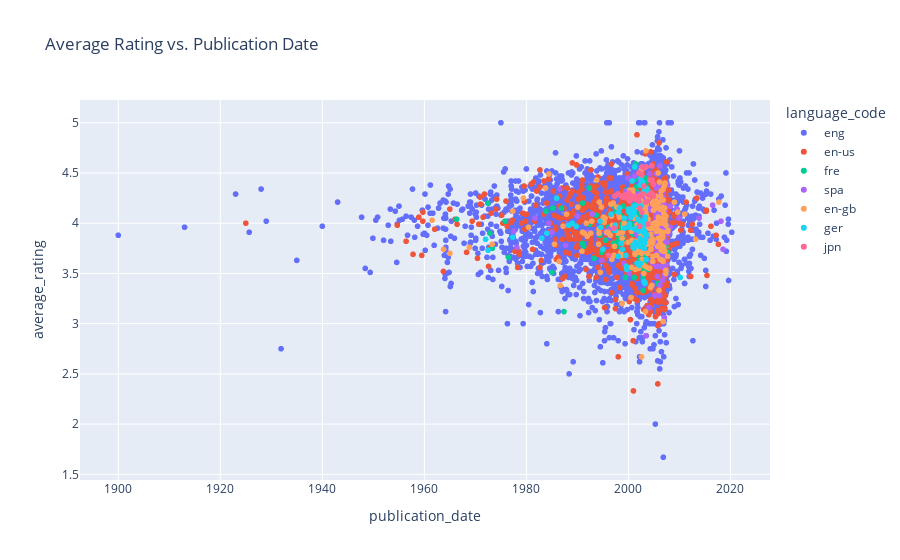

This figure's notebook cell:
### Code cell
px.scatter(data_frame=books, x='publication_date', y='average_rating', color='language_code', title='Average Rating vs. Publication Date')

### Figure 1 — Plotly figure (JSON) as saved in the notebook; plotly's stock layout.template omitted (floating-point values rounded to 4 significant figures; data arrays with more than 128 entries replaced by an {"elided": "..."} marker saying what was removed)
{"data": [{"hovertemplate": "language_code=eng<br>publication_date=%{x}<br>average_rating=%{y}<extra></extra>", "legendgroup": "eng", "marker": {"color": "#636efa", "symbol": "circle"}, "mode": "markers", "name": "eng", "showlegend": true, "type": "scattergl", "x": {"elided": "8754 str values"}, "xaxis": "x", "y": {"elided": "8754 float values"}, "yaxis": "y"}, {"hovertemplate": "language_code=en-us<br>publication_date=%{x}<br>average_rating=%{y}<extra></extra>", "legendgroup": "en-us", "marker": {"color": "#EF553B", "symbol": "circle"}, "mode": "markers", "name": "en-us", "showlegend": true, "type": "scattergl", "x": {"elided": "1399 str values"}, "xaxis": "x", "y": {"elided": "1399 float values"}, "yaxis": "y"}, {"hovertemplate": "language_code=fre<br>publication_date=%{x}<br>average_rating=%{y}<extra></extra>", "legendgroup": "fre", "marker": {"color": "#00cc96", "symbol": "circle"}, "mode": "markers", "name": "fre", "showlegend": true, "type": "scattergl", "x": {"elided": "133 str values"}, "xaxis": "x", "y": {"elided": "133 float values"}, "yaxis": "y"}, {"hovertemplate": "language_code=spa<br>publication_date=%{x}<br>average_rating=%{y}<extra></extra>", "legendgroup": "spa", "marker": {"color": "#ab63fa", "symbol": "circle"}, "mode": "markers", "name": "spa", "showlegend": true, "type": "scattergl", "x": {"elided": "209 str values"}, "xaxis": "x", "y": {"elided": "209 float values"}, "yaxis": "y"}, {"hovertemplate": "language_code=en-gb<br>publication_date=%{x}<br>average_rating=%{y}<extra></extra>", "legendgroup": "en-gb", "marker": {"color": "#FFA15A", "symbol": "circle"}, "mode": "markers", "name": "en-gb", "showlegend": true, "type": "scattergl", "x": {"elided": "211 str values"}, "xaxis": "x", "y": {"elided": "211 float values"}, "yaxis": "y"}, {"hovertemplate": "language_code=ger<br>publication_date=%{x}<br>average_rating=%{y}<extra></extra>", "legendgroup": "ger", "marker": {"color": "#19d3f3", "symbol": "circle"}, "mode": "markers", "name": "ger", "showlegend": true, "type": "scattergl", "x": ["2002-02-01T00:00:00", "1994-06-01T00:00:00", "2003-03-01T00:00:00", "2002-08-01T00:00:00", "1997-05-27T00:00:00", "2002-08-01T00:00:00", "2003-09-01T00:00:00", "2002-02-01T00:00:00", "2003-02-01T00:00:00", "1999-07-01T00:00:00", "2003-08-01T00:00:00", "2000-03-01T00:00:00", "1985-12-05T00:00:00", "1997-06-01T00:00:00", "1998-11-02T00:00:00", "1983-01-01T00:00:00", "1988-05-05T00:00:00", "2003-02-01T00:00:00", "2002-05-11T00:00:00", "1995-01-01T00:00:00", "1999-03-28T00:00:00", "1998-08-01T00:00:00", "2000-02-01T00:00:00", "2001-02-01T00:00:00", "1984-01-01T00:00:00", "2002-03-01T00:00:00", "2000-04-01T00:00:00", "2003-02-01T00:00:00", "2003-02-20T00:00:00", "2001-08-01T00:00:00", "2002-08-01T00:00:00", "1999-09-01T00:00:00", "2003-04-01T00:00:00", "2002-04-01T00:00:00", "1998-04-01T00:00:00", "2002-10-01T00:00:00", "2002-06-01T00:00:00", "2002-05-01T00:00:00", "1972-01-01T00:00:00", "2001-03-01T00:00:00", "1996-08-01T00:00:00", "2000-01-01T00:00:00", "2001-10-01T00:00:00", "2001-09-01T00:00:00", "2002-07-01T00:00:00", "2001-05-01T00:00:00", "2003-04-01T00:00:00", "2003-02-01T00:00:00", "2001-02-01T00:00:00", "1977-04-21T00:00:00", "1989-01-01T00:00:00", "2002-12-01T00:00:00", "2003-03-01T00:00:00", "2001-02-01T00:00:00", "2010-02-22T00:00:00", "1989-10-01T00:00:00", "2002-01-01T00:00:00", "2001-03-01T00:00:00", "2002-04-02T00:00:00", "2003-05-01T00:00:00", "2003-02-01T00:00:00", "2001-09-01T00:00:00", "2000-07-01T00:00:00", "1998-01-31T00:00:00", "2002-02-01T00:00:00", "1994-08-01T00:00:00", "2001-04-01T00:00:00", "2002-04-01T00:00:00", "2000-12-01T00:00:00", "1999-08-01T00:00:00", "1972-06-23T00:00:00", "1998-01-01T00:00:00", "2003-07-01T00:00:00", "1999-04-01T00:00:00", "2003-02-01T00:00:00", "2000-12-01T00:00:00", "2001-11-01T00:00:00", "2000-09-30T00:00:00", "2002-08-31T00:00:00", "2001-04-01T00:00:00", "2002-10-01T00:00:00", "2002-09-01T00:00:00", "2003-02-20T00:00:00", "2002-03-01T00:00:00", "2002-09-01T00:00:00", "2003-04-01T00:00:00", "2003-05-01T00:00:00"], "xaxis": "x", "y": [3.58, 4.02, 4.33, 4.42, 3.93, 3.97, 4.34, 3.96, 3.98, 3.68, 3.88, 3.99, 4.25, 3.98, 3.74, 3.85, 3.98, 4.03, 3.6, 3.74, 3.95, 3.8, 4.11, 4.17, 3.9, 4.21, 3.96, 3.83, 3.8, 3.8, 3.82, 3.54, 4.03, 3.79, 4.15, 4.41, 4.45, 4.38, 3.84, 4.12, 4.09, 4.14, 4.18, 4.23, 4.17, 3.81, 3.4, 3.75, 4.09, 3.86, 4, 4.3, 3.92, 3.75, 3.46, 3.97, 3.96, 3.79, 4.01, 4.06, 3.92, 3.6, 4.06, 4.11, 3.92, 3.96, 3.94, 3.85, 4.16, 3.57, 3.73, 3.67, 3.64, 4.05, 3.42, 3.76, 4.04, 4.42, 4.56, 4.56, 3.94, 3.93, 3.9, 3.77, 3.77, 4.31, 3.84], "yaxis": "y"}, {"hovertemplate": "language_code=jpn<br>publication_date=%{x}<br>average_rating=%{y}<extra></extra>", "legendgroup": "jpn", "marker": {"color": "#FF6692", "symbol": "circle"}, "mode": "markers", "name": "jpn", "showlegend": true, "type": "scattergl", "x": ["2004-04-02T00:00:00", "2004-11-11T00:00:00", "2004-09-03T00:00:00", "2002-01-05T00:00:00", "2002-08-10T00:00:00", "2004-02-17T00:00:00", "2004-06-17T00:00:00", "2003-12-17T00:00:00", "2004-08-17T00:00:00", "2004-11-17T00:00:00", "2002-08-02T00:00:00", "2003-09-04T00:00:00", "2000-06-07T00:00:00", "2001-12-24T00:00:00", "2001-08-08T00:00:00", "2001-10-09T00:00:00", "2002-03-04T00:00:00", "2000-04-09T00:00:00", "2000-10-09T00:00:00", "2003-06-04T00:00:00", "2001-05-06T00:00:00", "2004-11-12T00:00:00", "1998-11-18T00:00:00", "1998-08-08T00:00:00", "2001-12-18T00:00:00", "2002-12-05T00:00:00", "1997-12-10T00:00:00", "2001-08-09T00:00:00", "2002-06-18T00:00:00", "1999-09-18T00:00:00", "2000-08-09T00:00:00", "2000-02-18T00:00:00", "1999-04-17T00:00:00", "1997-04-18T00:00:00", "2002-09-18T00:00:00", "1996-02-01T00:00:00", "1997-03-01T00:00:00", "2003-10-18T00:00:00", "2002-03-18T00:00:00", "2002-01-20T00:00:00", "2003-01-20T00:00:00", "2003-06-21T00:00:00", "2002-09-21T00:00:00", "2004-07-22T00:00:00", "2003-01-10T00:00:00"], "xaxis": "x", "y": [4.43, 4.39, 4.43, 4.22, 4.48, 4.28, 4.3, 4.28, 4.29, 4.27, 4.11, 4.22, 4.26, 4.25, 4.26, 4.23, 4.15, 4.22, 4.27, 4.21, 4.24, 4.28, 4.26, 4.27, 4.26, 4.29, 4.29, 4.25, 4.28, 4.25, 4.25, 4.3, 4.28, 4.27, 4.28, 3.68, 3.95, 3.99, 3.97, 4.5, 4.55, 4.56, 4.56, 4.57, 4.37], "yaxis": "y"}], "layout": {"legend": {"title": {"text": "language_code"}, "tracegroupgap": 0}, "title": {"text": "Average Rating vs. Publication Date"}, "xaxis": {"anchor": "y", "domain": [0, 1], "title": {"text": "publication_date"}}, "yaxis": {"anchor": "x", "domain": [0, 1], "title": {"text": "average_rating"}}}}
